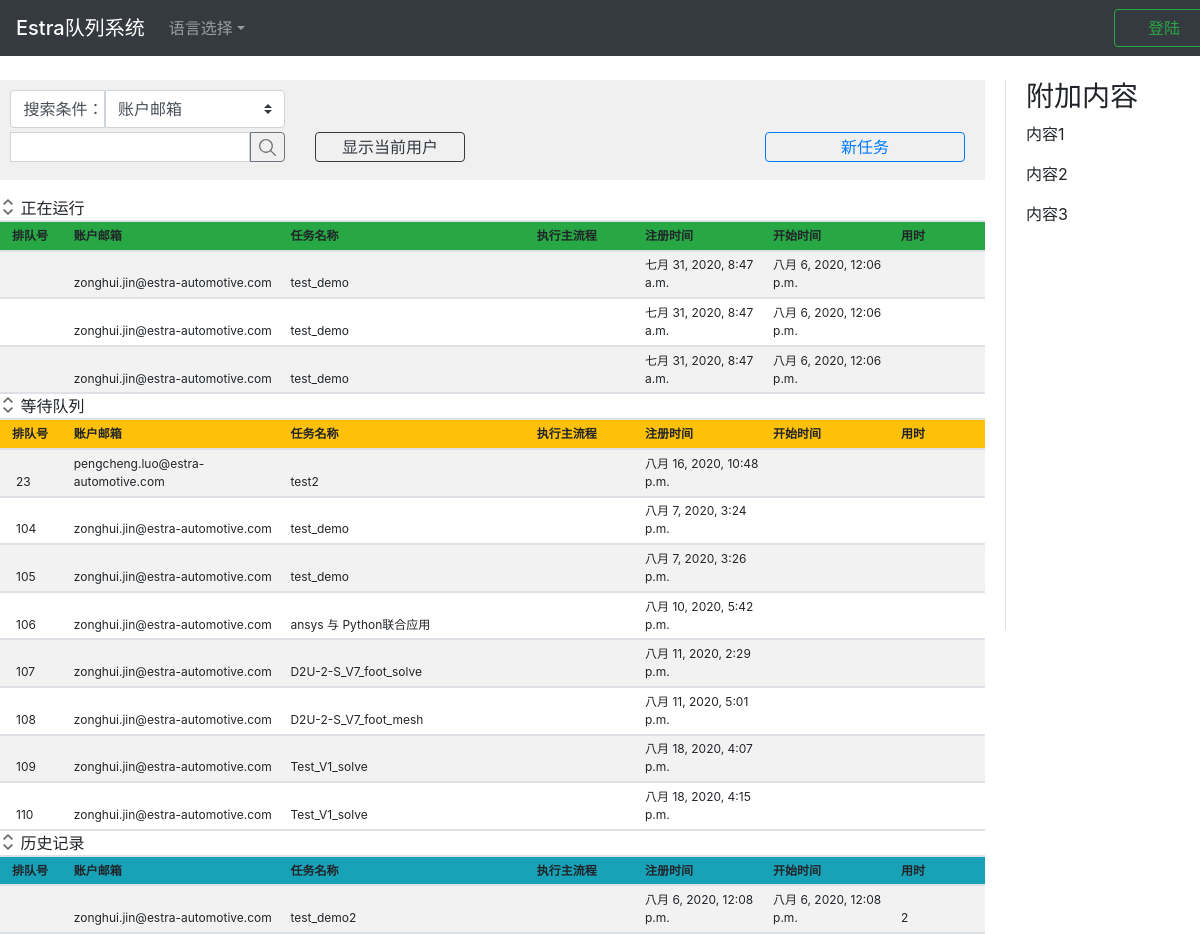
/, run on an earlier commit of the app's database.
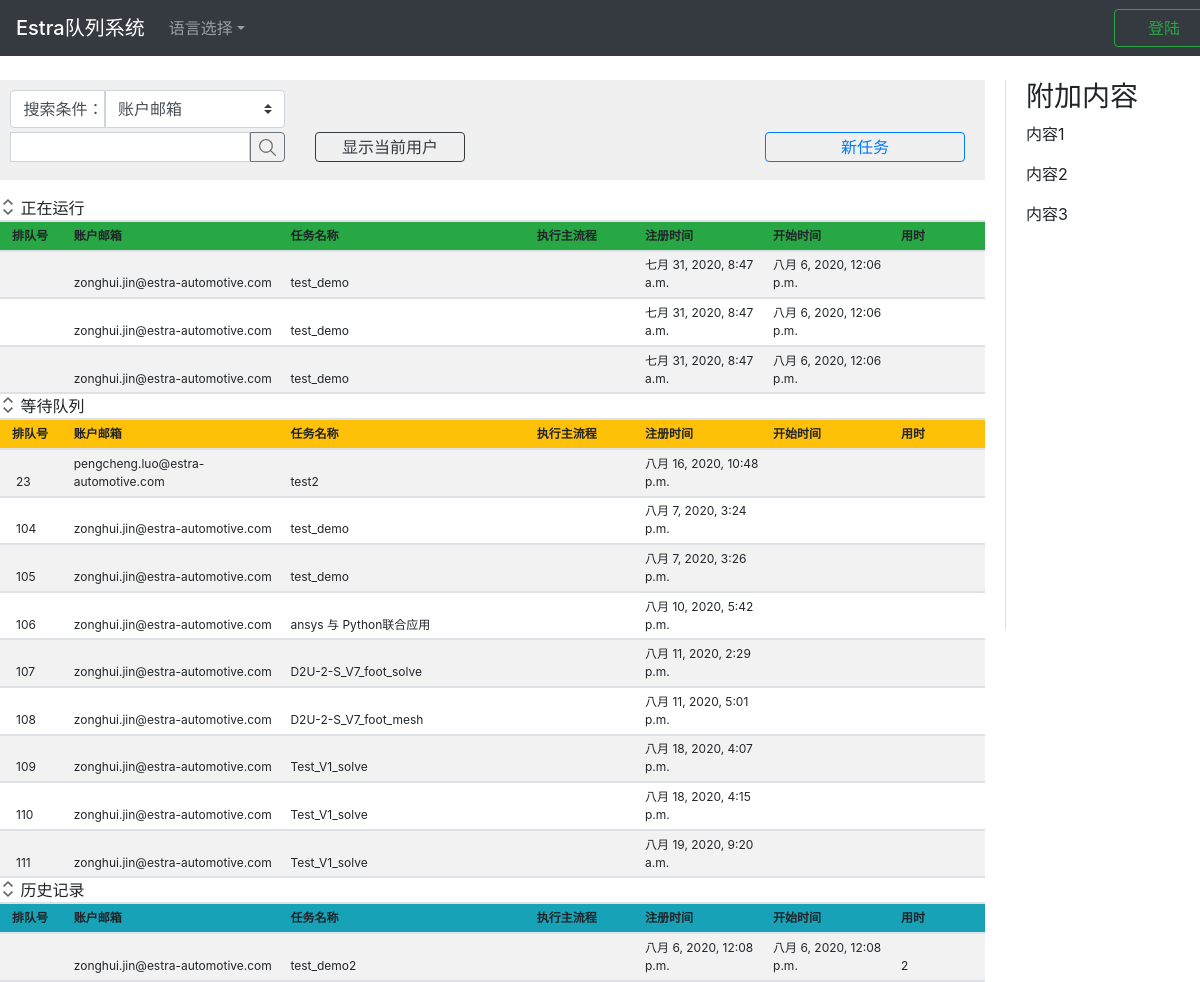
And on a later commit of the database.
### app_queue/models.py (models this page shows, shortened)
class RunningList(models.Model):
    objects = models.Manager()
    id = models.AutoField('ID', primary_key=True)
    order_id = models.CharField('队列ID', blank=True, default='', max_length=16)
    account_email = models.EmailField('账户邮箱', )
    sender_address = models.CharField('请求者地址', max_length=64)
    exec_app = models.CharField('执行主流程', max_length=128)
    mission_name = models.CharField('任务名称', max_length=64)
    mission_data = models.TextField('任务详情', )
    register_time = models.DateTimeField('注册时间')
    start_time = models.DateTimeField('开始时间', auto_now_add=True)
    used_time = models.CharField('用时', max_length=64, blank=True, default='')
    class Meta:
        ordering = ["start_time"]
        verbose_name = "正在计算队列"
        verbose_name_plural = "正在计算队列"

class WaitList(models.Model):
    objects = models.Manager()                  # for reminder purpose
    id = models.AutoField('ID', primary_key=True)
    order_id = models.IntegerField('队列ID', unique=True, auto_created=True)
    account_email = models.EmailField('账户邮箱', )
    sender_address = models.CharField('请求者地址', max_length=64)
    exec_app = models.CharField('执行主流程', max_length=128)
    mission_name = models.CharField('任务名称', max_length=64)
    mission_data = models.TextField('任务详情', )
    register_time = models.DateTimeField('注册时间', auto_now_add=True)
    start_time = models.CharField('开始时间', blank=True, default='', max_length=64)
    used_time = models.CharField('用时', max_length=64, blank=True, default='')
    class Meta:
        ordering = ["order_id"]
        verbose_name = "等待队列"
        verbose_name_plural = "等待队列"

class HistoryList(models.Model):
    objects = models.Manager()
    id = models.AutoField('ID', primary_key=True)
    order_id = models.CharField('队列ID', blank=True, default='', max_length=16)
    account_email = models.EmailField('账户邮箱', )
    sender_address = models.CharField('请求者地址', max_length=64)
    exec_app = models.CharField('执行主流程', max_length=128)
    mission_name = models.CharField('任务名称', max_length=64)
    mission_data = models.TextField('任务详情', )
    register_time = models.DateTimeField('注册时间')
    start_time = models.DateTimeField('开始时间')
    used_time = models.CharField('用时', max_length=64)
    class Meta:
        ordering = ["id"]
        verbose_name = "历史记录队列"
        verbose_name_plural = "历史记录队列"

### app_queue/views.py (the view)
# urls.py: path(r'', views.index),
def index(request):
    user_name = request.session.get('user_name')
    user_name_short = ''
    is_login = False
    if user_name:
        is_login = True
        user_name_short = user_name.split('.')[0]
    main_apps = os.listdir('server_app')
    extend_apps_dict = {}
    for i, app in enumerate(main_apps):
        extend_apps_list = []
        file_list = os.listdir('server_app/%s' % app)
        for file in file_list:
            if file.startswith('extend_'):
                app_name = file.replace('extend_', '')
                extend_apps_list.append(app_name)
        extend_apps_dict[app] = extend_apps_list
    parameters = {
        'error_info': '',
        'user_name_short': user_name_short,
        'user_name': user_name,
        'is_login': is_login,
        'main_apps': main_apps,
        'extend_apps_dict': extend_apps_dict,
    }
    for list_name, obj in list_obj.items():
        parameters[list_name] = obj.all()
    return render(request, 'index.html', parameters)

### app_queue/templates/index.html (shortened to what the changed rows need)
{% extends 'base.html' %}
{% load static %}
{% block css %}
<link href="{% static 'css/index2.css' %}" rel="stylesheet"/>{% endblock %}
{% block content %}
<div class="block_content_left ">
    <div class="block_table table-hover table-striped table-sm mt-3" id="area_3tables">
        <div id="collapse_table1" class="collapse show">
            <table class="" id="table_running">
                <thead class="bg-success">
                <tr>
                    <th class="item1">排队号</th>
                    <th class="item2">账户邮箱</th>
                    <th class="item3">任务名称</th>
                    <th class="item4">执行主流程</th>
                    <th class="item5">注册时间</th>
                    <th class="item6">开始时间</th>
                    <th class="item7">用时</th>
                </tr>
                </thead>
                <tbody>
                {% for mission in running_list%}
                <tr>
                    <td class="item1_td"></td>
                    <td>{{mission.account_email}}</td>
                    <td>{{mission.mission_name}}</td>
                    <td>{{mission.exec_app}}</td>
                    <td>{{mission.register_time}}</td>
                    <td>{{mission.start_time}}</td>
                    <td></td>
                </tr>
                {% endfor %}
                </tbody>
            </table>
        </div>
        <div id="collapse_table2" class="collapse show">
            <table class="" id="table_waiting">
                <thead class="bg-warning">
                <tr>
                    <th class="item1">排队号</th>
                    <th class="item2">账户邮箱</th>
                    <th class="item3">任务名称</th>
                    <th class="item4">执行主流程</th>
                    <th class="item5">注册时间</th>
                    <th class="item6">开始时间</th>
                    <th class="item7">用时</th>
                </tr>
                </thead>
                <tbody>
                {% for mission in waiting_list %}
                <tr>
                    <td class="item1_td">{{mission.order_id}}</td>
                    <td>{{mission.account_email}}</td>
                    <td>{{mission.mission_name}}</td>
                    <td>{{mission.exec_app}}</td>
                    <td>{{mission.register_time}}</td>
                    <td>{{mission.start_time}}</td>
                    <td></td>
                </tr>
                {% endfor %}
                </tbody>
            </table>
        </div>
        <div id="collapse_table3" class="collapse show">
            <table class="" id="table_history">
                <thead class="bg-info">
                <tr>
                    <th class="item1">排队号</th>
                    <th class="item2">账户邮箱</th>
                    <th class="item3">任务名称</th>
                    <th class="item4">执行主流程</th>
                    <th class="item5">注册时间</th>
                    <th class="item6">开始时间</th>
                    <th class="item7">用时</th>
                </tr>
                </thead>
                <tbody>
                {% for mission in history_list %}
                <tr>
                    <td></td>
                    <td>{{mission.account_email}}</td>
                    <td>{{mission.mission_name}}</td>
                    <td>{{mission.exec_app}}</td>
                    <td>{{mission.register_time}}</td>
                    <td>{{mission.start_time}}</td>
                    <td>{{mission.used_time}}</td>
                </tr>
                {% endfor %}
                </tbody>
            </table>
        </div>
    </div>
</div>
{% endblock content %}

What changed in the data, as far as the page shows it:
added WaitList: order_id "111", account_email "zonghui.jin@estra-automotive.com", mission_name "Test_V1_solve", register_time "八月 19, 2020, 9:20 a.m."
